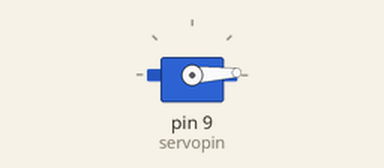
Simulated run of this sketch. Board: Arduino Uno, built with avr-gcc and run on an emulated ATmega328P. Parts: servo.

Above: at 0.05 s.
At 0.45 s:
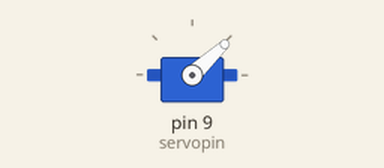
At 0.9 s:
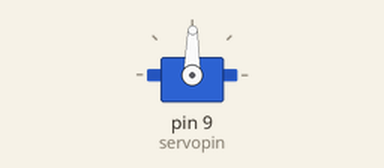
At 1.8 s:
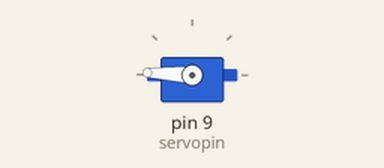
Timing chart, 0 to 4.2 s (numbered marks = the images above):
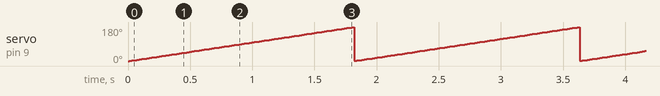

The sketch:

sketch_dec12a.ino
```cpp
// Servo - Version: Latest
#include <Servo.h>;
const int servopin = 9;
Servo myservo;
const int angleIncrement = 1;
const int incrementDelay = 10;
void setup() {
myservo.attach(servopin);


}

void loop() {

for (int angle = 0; angle < 180; angle += angleIncrement) { // single "degree" increments
 myservo.write (angle);
 delay (incrementDelay); // so we'll take 10 * 180 milliseconds = 1.8 seconds for the traverse.
}

}
```

Measured:
- by itself, servo on pin 9 (servopin): ramps from 1° to 179° and jumps back, once every 1.8 s
